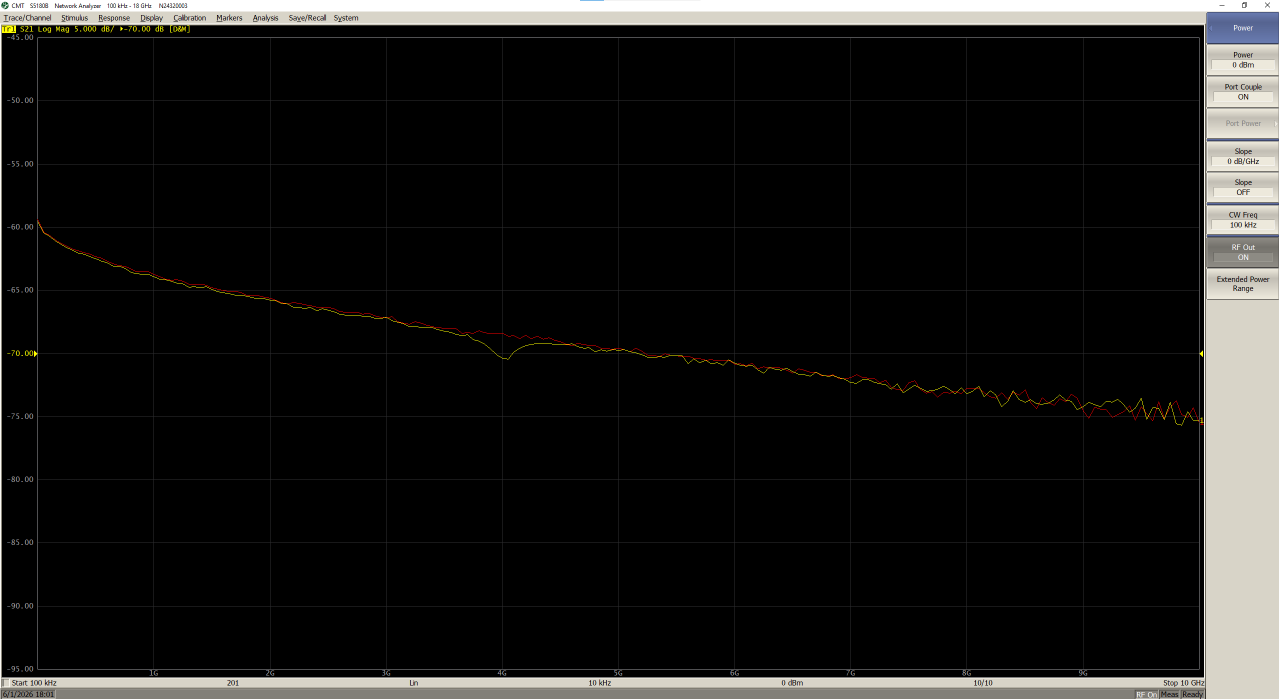
#> input picture docs/fridge_loss_to_mc_source.png, 2558 x 1397 px (shown at 1/2 size)
$ python digitize_fridge_loss.py
#> lines starting #> are read from the running program, lines starting #| are printed output that depends on the picture; after the words box and inside, x2 and y2 are one past the last pixel; in counts of white or black regions, pixels touching at a corner belong together
"""Reproduce the input-line calibration from the supplied red screenshot trace.

Run ``python scripts/digitize_fridge_loss.py`` in the presto environment. Requires
Pillow and numpy. Coordinates refer to the committed 2558 x 1397 PNG, converted
losslessly from ``Safari 2026-10-13 18.59.15.tiff``. The user identifies the red
trace as the room-temperature input-line measurement down to the mixing chamber.
The screenshot's date display is ``6/1/2026 18:01``; its date convention is unknown.
"""

from pathlib import Path

import numpy as np
from PIL import Image

ROOT = Path(__file__).resolve().parents[1]
SOURCE = ROOT / "docs/fridge_loss_to_mc_source.png"
OUTPUT = ROOT / "daq/calibrations/source_data/fridge_loss_to_mc.csv"

# Plot borders: x=75..2398, y=75..1338. Displayed axes are linear frequency,
# Start 100 kHz / Stop 10 GHz, and S21=-45..-95 dB (5 dB per division).
LEFT, RIGHT, TOP, BOTTOM = 75, 2398, 75, 1338
START_HZ, STOP_HZ = 1e5, 1e10
N_POINTS = 201  # Point count displayed in the analyzer's bottom status bar.


def digitize():
    """Return frequency, positive loss, and the visible red pixel centerline."""
    with Image.open(SOURCE) as source:
#> source is the input picture: PIL image 2558x1397 RGB; mean R, G, B 26.1, 25.6, 24.4
        if source.size != (2558, 1397):
            raise ValueError("Digitization coordinates require the original image dimensions.")
        rgb = np.asarray(source.convert("RGB"))
    plot = rgb[TOP : BOTTOM + 1, LEFT : RIGHT + 1]
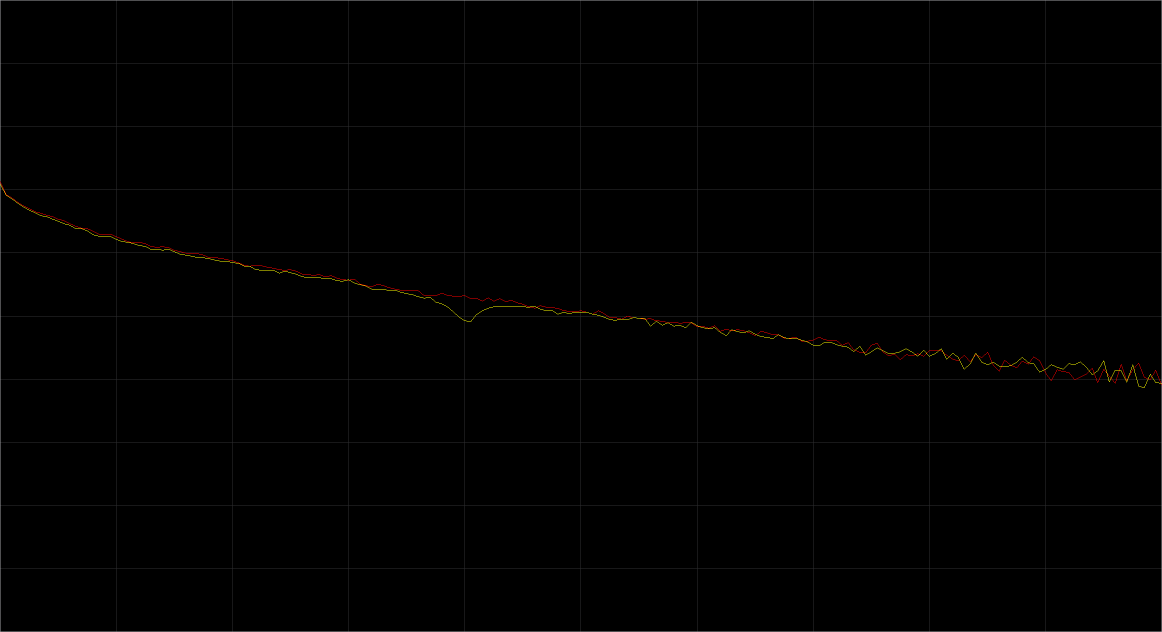
#> plot: shape (1264, 2324, 3) (shown at 1/2 size); mean R, G, B 1.3, 1.1, 0.9
    # Red-only selection excludes the yellow trace, grid, labels and right-side marker.
    red = (plot[:, :, 0] > 150) & (plot[:, :, 1] < 80) & (plot[:, :, 2] < 80)
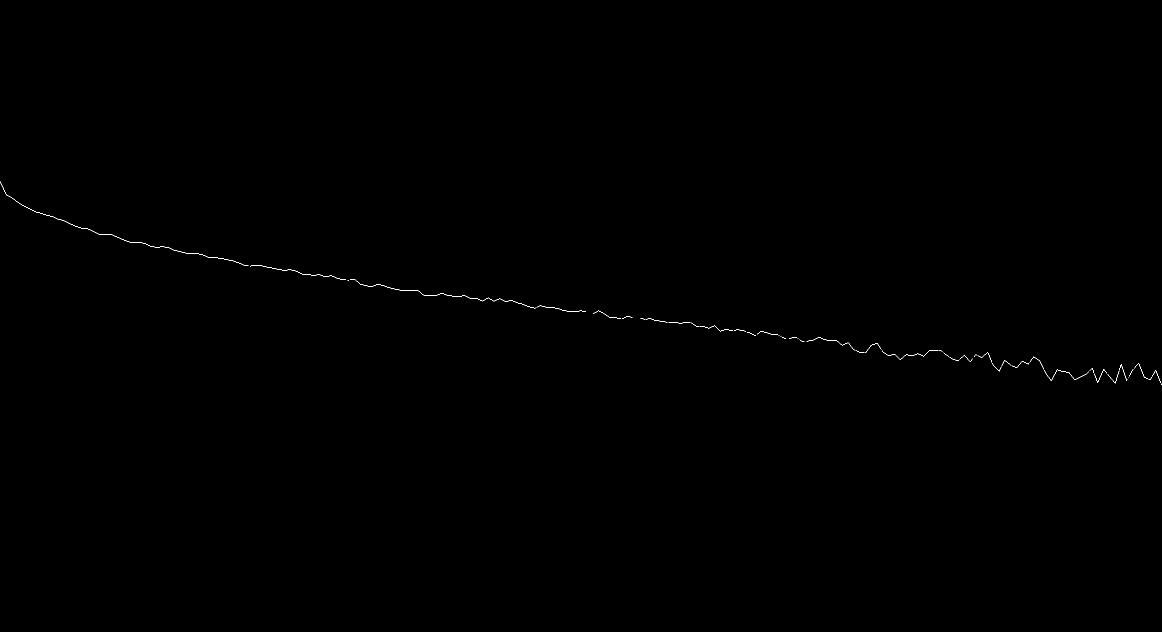
#> red: shape (1264, 2324) bool (shown at 1/2 size); 0.08% white in thin lines or dots, all inside (x1, y1, x2, y2) = (0, 363, 2324, 770)
    columns = np.flatnonzero(red.any(axis=0))
#> columns = 2236 values from 0 to 2323
    x_pixels = LEFT + columns
#> x_pixels = 2236 values from 75 to 2398
    y_pixels = TOP + np.array([np.median(np.flatnonzero(red[:, x])) for x in columns])
#> y_pixels = 2236 values, max 844 at index 2235, min 438.5 at index 0, mean 686.4
    if x_pixels[0] != LEFT or x_pixels[-1] != RIGHT:
        raise ValueError("The red trace must cover both frequency endpoints.")
    # Yellow sometimes occludes red; bridge only short missing spans by interpolation.
    # The longest gap in this source has 16 missing columns, about 69 MHz.
    if np.max(np.diff(x_pixels)) > 17:
        raise ValueError("Unexpectedly large gap in the red trace.")
    sample_x = np.linspace(LEFT, RIGHT, N_POINTS)
    sample_y = np.interp(sample_x, x_pixels, y_pixels)
#> sample_y = 201 values, max 844 at index 200, min 438.5 at index 0, mean 687.8
    frequency_hz = np.linspace(START_HZ, STOP_HZ, N_POINTS)
    loss_db = 45 + (sample_y - TOP) * 50 / (BOTTOM - TOP)
#> loss_db = 201 values, max 75.44 at index 200, min 59.39 at index 0, mean 69.26
    return frequency_hz, loss_db, x_pixels, y_pixels


if __name__ == "__main__":
    frequency_hz, loss_db, x_pixels, _ = digitize()
#> frequency_hz = 201 values from 100000 to 1e+10; x_pixels = 2236 values from 75 to 2398
    np.savetxt(
        OUTPUT,
        np.column_stack((frequency_hz, loss_db)),
        delimiter=",",
        fmt=["%.1f", "%.6f"],
        header=(
            "Room-temperature input-line loss down to MC; red screenshot trace.\n"
            "Source: docs/fridge_loss_to_mc_source.png (user-supplied screenshot).\n"
            "Reproduce: python scripts/digitize_fridge_loss.py\n"
            "201 uniformly spaced points; linear x=75..2398 -> 100 kHz..10 GHz.\n"
            "y=75..1338 -> S21=-45..-95 dB; loss=-S21.\n"
            "Red centerline interpolated across occlusions (max 16 missing columns).\n"
            "Approximate digitization: 0.0396 dB/vertical pixel, 4.305 MHz/horizontal pixel.\n"
            "Decimal precision is for reproducibility, not measurement accuracy.\n"
            "frequency_hz,loss_db"
        ),
    )
    print(f"Saved {N_POINTS} digitized points to {OUTPUT}")
    print(f"Visible red columns: {len(x_pixels)}; max gap: {np.max(np.diff(x_pixels)) - 1}")
#| Visible red columns: 2236; max gap: 16
